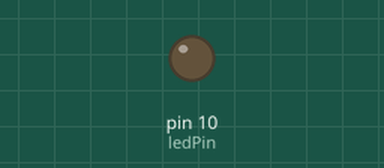
Bench run of a sketch on a simulated Arduino Uno, built with avr-gcc and run on an emulated ATmega328P. Parts: output pins drawn as LEDs (lit = HIGH).

Above: at 1.3 s.
At 4.65 s:
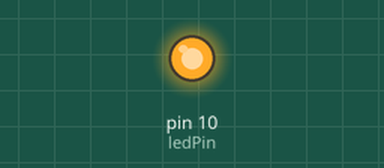
Timing chart, 0 to 5.0 s (numbered marks = the images above):
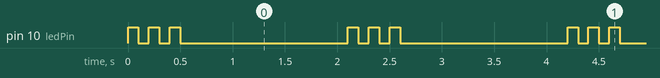

The sketch:

EX5-Pisca-3x.ino
```cpp
/*
  Controle de Piscar LED com Intervalos Configuráveis
  Este exemplo faz um LED conectado ao pino 10 piscar três vezes com duração de 100 ms por piscada,
  seguido de um período de 1,5 segundos em que o LED permanece apagado.

  Elaborado/Adaptado por Epaminondas Lage
*/

// Definição das variáveis configuráveis
const int ledPin = 10;             // Pino onde o LED está conectado
int blinkCount = 3;                // Número de piscadas
int blinkDuration = 100;           // Duração de cada piscada em milissegundos (0,1 segundo)
int offDuration = 1500;            // Duração de apagar o LED em milissegundos (1,5 segundos)

void setup() {
  pinMode(ledPin, OUTPUT);         // Define o pino do LED como saída
}

void loop() {
  int count = 0;                   // Inicializa o contador para o número de piscadas

  // Loop para piscar o LED
  while (count < blinkCount) {
    digitalWrite(ledPin, HIGH);    // Acende o LED
    delay(blinkDuration);          // Mantém o LED aceso pelo tempo especificado
    digitalWrite(ledPin, LOW);     // Apaga o LED
    delay(blinkDuration);          // Pausa antes de piscar novamente
    count++;                       // Incrementa o contador
  }

  // Aguarda com o LED apagado
  delay(offDuration);              // Mantém o LED apagado pelo tempo de apagamento especificado
}
```

Measured:
- by itself, pin 10 (ledPin): repeats every 2.1 s: 2 × (LOW 0.10 s, HIGH 0.10 s), LOW 1.6 s, HIGH 0.10 s
- by itself, everything shown: repeats every 2.1 s, in 6 steps
